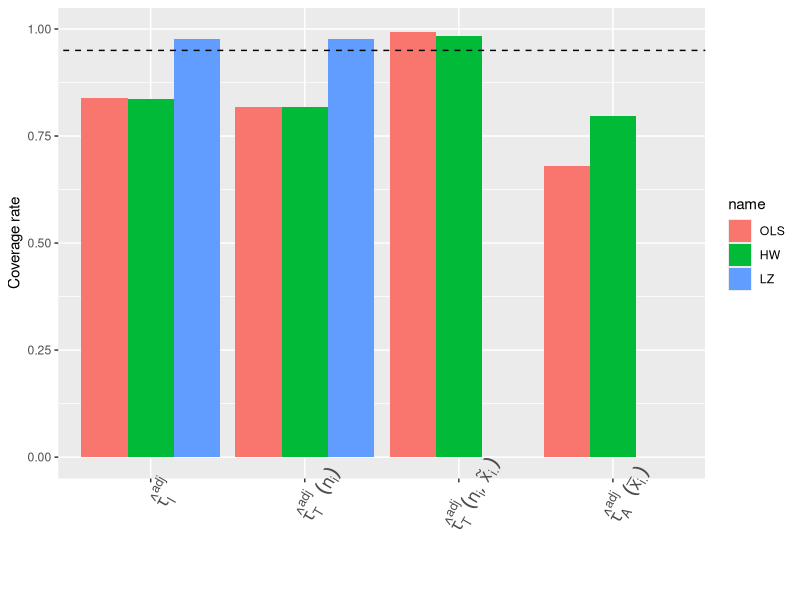

Source code (R):
################Simulation for cluster-randomized experiments###################
############Section 6.1, Comparing estimators and standard errors############### 
library(tidyverse)
library(gee)
library(car)
library(geepack)
library(ggpubr)

set.seed(283)

#Monte Carlo replication times 
replicate = 1000              

#Generating clusters
N0 = 3000
C = 160
nsize = round(runif(C,N0 / C * 0.6, N0 / C * 1.4))
N = sum(nsize)



#Propensity scores for clusters
ec = 0.3                                             

#Define cluster index and potential outcome 
cluster = numeric(N)      
c = 1
for (i in 1:N)
{
  if (i > sum(nsize[1:c])) c = c + 1 
  cluster[i] = c
}

#x : individual level covariate
#Y1 : treatment potential outcome
#Y0 : control potential outcome
x = (cluster / C) + runif(N, -1, 1)    
# Center x at its mean as required in the paper
x = x - mean(x)                                                                  
Y1 = x^3 + 2 * nsize[cluster] / (N / C)+rnorm(N, 0, 1)                                   
Y0 = (cluster / C) + x^2 + rnorm(N, 0, 1)                                              

#Calculate sum to prepare for cluster-total regressions
Ysum1 = numeric(C)
Ysum0 = numeric(C)
xsum = numeric(C)

for (c in 1:C)
{
  Ysum1[c] = sum(Y1[cluster == c])
  Ysum0[c] = sum(Y0[cluster == c])
  xsum[c] = sum(x[cluster == c])
}
#Calculate centered cluster size to prepare for cluster total regressions
nc = nsize - N / C

#Calculate causal effect
causal = mean(Y1-Y0)

#Set variable to store coverage probability for each each estimators and each regression variance estimation
#tauI is individual-level regression, Difference-in-means
#tauIR is individual-level regression adjustment with covariates x_{ij}
#tauIR2 is individual-level regression adjustment with average covariates \bar{x}_{i\cdot}
#tauT is cluster-total regression
#tauTR is cluter-total regression adjustment with cluster size n_{ij} as covariates
#tauTR2 is cluster-total regression adjustment with cluster size n_{ij} and sum of covariates \tilde{x}_{i\cdot}
#tauA is cluster-average regression
#tauA is cluster-average regression with average covariates \bar{x}_{i\cdot}
#tauW is cluster-average regression with weight n_i/N
#tauWR is cluster-average regression with weight n_i/N and average covariates \bar{x}_{i\cdot}
#tauOLS is traditional ANCOVA regression with covariates x_{ij}
#For variance estimation, ols and hw is OLS variance estimator and Huber-White variance estimator
#The first line without additional explanation is variance estimator with theoretical guarentee
#Which is Liang-Zeger for individual-level regression and ols, Huber-White for cluster-total regression
#cluster-average regression, and weighted cluster-average regression
tauIRp=0;tauTR2p=0;tauARp=0;tauOLSp=0
tauIRpols=0;tauTR2pols=0;tauARpols=0;tauOLSpols=0
tauIRphw=0;tauOLSphw=0

#Store the estimators for each Monte Carlo

tauIR=numeric(replicate)
tauTR2=numeric(replicate)
tauAR=numeric(replicate)
tauOLS=numeric(replicate)

#Store the variance estimators for each Monte Carlo
tauIRev=numeric(replicate);   tauIRevols=numeric(replicate);  tauIRevhw=numeric(replicate)
tauTR2ev=numeric(replicate);  tauTR2evols=numeric(replicate)
tauARev=numeric(replicate);   tauARevols=numeric(replicate)
tauOLSev=numeric(replicate);  tauOLSevols=numeric(replicate); tauOLSevhw=numeric(replicate)

Z=numeric(N)
for (i in 1:replicate)
{
  #Generate treatment assignment and observed data
  Zc=numeric(C)
  Z0=sample(C,C*ec,replace=FALSE)
  for (j in 1:(C*ec)) Zc[Z0[j]]=1
  for (j in 1:N) Z[j]=Zc[cluster[j]]
  Y=Z*Y1+(1-Z)*Y0
  Ysum=Zc*Ysum1+(1-Zc)*Ysum0
  #ancova
  dat=data.frame(Y,Z,x,cluster)
  r=geeglm(Y~1+Z+x,id=cluster,corstr="independence",data=dat)
  tauOLS[i]=r$coefficients[2]
  tauOLSev[i]=summary(r)$coefficients[2,2]^2
  r=lm(Y~1+Z+x)
  tauOLSevols[i]=summary(r)$coefficients[2,2]^2  
  tauOLSevhw[i]=hccm(r,type="hc0")[2,2]    
  
  if ((tauOLS[i]-sqrt(tauOLSev[i])*qnorm(0.975)<causal)&(causal<tauOLS[i]+sqrt(tauOLSev[i])*qnorm(0.975))) tauOLSp=tauOLSp+1
  if ((tauOLS[i]-sqrt(tauOLSevols[i])*qnorm(0.975)<causal)&(causal<tauOLS[i]+sqrt(tauOLSevols[i])*qnorm(0.975))) tauOLSpols=tauOLSpols+1
  if ((tauOLS[i]-sqrt(tauOLSevhw[i])*qnorm(0.975)<causal)&(causal<tauOLS[i]+sqrt(tauOLSevhw[i])*qnorm(0.975))) tauOLSphw=tauOLSphw+1
  
  
  #Individual level regression with covariate x_{ij}
  dat=data.frame(Y,Z,x,cluster)
  r=geeglm(Y~1+Z+x+Z*x,id=cluster,corstr="independence",data=dat)
  tauIR[i]=r$coefficients[2]
  tauIRev[i]=(summary(r)$coefficients[2,2])^2
  r=lm(Y~1+Z+x+Z*x)
  tauIRevols[i]=summary(r)$coefficients[2,2]^2  
  tauIRevhw[i]=hccm(r,type="hc0")[2,2]  
  if ((tauIR[i]-sqrt(tauIRev[i])*qnorm(0.975)<causal)&(causal<tauIR[i]+sqrt(tauIRev[i])*qnorm(0.975))) tauIRp=tauIRp+1
  if ((tauIR[i]-sqrt(tauIRevols[i])*qnorm(0.975)<causal)&(causal<tauIR[i]+sqrt(tauIRevols[i])*qnorm(0.975))) tauIRpols=tauIRpols+1
  if ((tauIR[i]-sqrt(tauIRevhw[i])*qnorm(0.975)<causal)&(causal<tauIR[i]+sqrt(tauIRevhw[i])*qnorm(0.975))) tauIRphw=tauIRphw+1
  
  xm=xsum[cluster]/nsize[cluster]
  
  #Cluster total regression with cluster size and additional covariate
  r=lm(Ysum/(N/C)~1+Zc+nc+xsum+Zc*nc+Zc*xsum)   
  tauTR2[i]=r$coefficients[2]
  tauTR2ev[i]=hccm(r,type="hc0")[2,2]
  tauTR2evols[i]=summary(r)$coefficients[2,2]^2  
  if ((tauTR2[i]-sqrt(tauTR2ev[i])*qnorm(0.975)<causal)&(causal<tauTR2[i]+sqrt(tauTR2ev[i])*qnorm(0.975))) tauTR2p=tauTR2p+1
  if ((tauTR2[i]-sqrt(tauTR2evols[i])*qnorm(0.975)<causal)&(causal<tauTR2[i]+sqrt(tauTR2evols[i])*qnorm(0.975))) tauTR2pols=tauTR2pols+1
  
  #Average with additional covariate
  xmeanc=xsum/nsize-mean(xsum/nsize)
  r=lm(Ysum/nsize~1+Zc+xmeanc+Zc*xmeanc)   
  tauAR[i]=r$coefficients[2]
  tauARev[i]=hccm(r,type="hc0")[2,2] 
  tauARevols[i]=summary(r)$coefficients[2,2]^2
  if ((tauAR[i]-sqrt(tauARev[i])*qnorm(0.975)<causal)&(causal<tauAR[i]+sqrt(tauARev[i])*qnorm(0.975))) tauARp=tauARp+1
  if ((tauAR[i]-sqrt(tauARevols[i])*qnorm(0.975)<causal)&(causal<tauAR[i]+sqrt(tauARevols[i])*qnorm(0.975))) tauARpols=tauARpols+1
  
}

#Arrange the data into dataframe

datIR=rbind(mean(tauIR)-causal,sd(tauIR),mean(sqrt(tauIRevols)),mean(sqrt(tauIRevhw)),mean(sqrt(tauIRev)),
            sqrt(mean((tauIR-causal)^2)),tauIRpols,tauIRphw,tauIRp)

datTR2=rbind(mean(tauTR2)-causal,sd(tauTR2),mean(sqrt(tauTR2evols)),mean(sqrt(tauTR2ev)),
             sqrt(mean((tauTR2-causal)^2)),tauTR2pols,tauTR2p)

datAR=rbind(mean(tauAR)-causal,sd(tauAR),mean(sqrt(tauARevols)),mean(sqrt(tauARev)),
            sqrt(mean((tauAR-causal)^2)),tauARpols,tauARp)

datOLS=rbind(mean(tauOLS)-causal,sd(tauOLS),mean(sqrt(tauOLSevols)),mean(sqrt(tauOLSevhw)),mean(sqrt(tauOLSev)),
             sqrt(mean((tauOLS-causal)^2)),tauOLSpols,tauOLSphw,tauOLSp)

mul=100
#First row of output
dat1=round(mul*cbind(datIR,datOLS),2)
#Second row of output
dat2=round(mul*cbind(datTR2,datAR),2)

#Scale the dataframe

dat1[7,]=dat1[7,]/(mul*replicate)
dat1[8,]=dat1[8,]/(mul*replicate)
dat1[9,]=dat1[9,]/(mul*replicate)
dat2[6,]=dat2[6,]/(mul*replicate)
dat2[7,]=dat2[7,]/(mul*replicate)

#Plot the coverage rates
bar_data1 = as.data.frame(t(dat1[7:9,1:2]))
names(bar_data1) <- c("OLS", "HW", "LZ")

bar_data2 = as.data.frame(t(dat2[6:7,1:2]))
bar_data2$LZ <- rep(0, 2)
names(bar_data2) <- c("OLS", "HW", "LZ")

bar_data <- rbind(bar_data1, bar_data2)

bar_data <- rownames_to_column(bar_data, var = "row_name")

bar_data <- bar_data %>% pivot_longer(OLS:LZ) 

bar_data$name <- factor(bar_data$name, 
                        levels = c("OLS","HW", "LZ"))

bar_data$row_name <- factor(bar_data$row_name, 
                            levels = c("1", "2", "3", "4"))

rate <- ggplot(data = bar_data, aes(x = row_name, y = value, fill = name)) + 
  geom_bar(position="dodge", stat = "identity") + ylim(0, 1) + 
  geom_abline(slope = 0, intercept = 0.95, lty = 2) +
  scale_x_discrete(labels = c(expression(hat(tau)[I]^{adj}),
                              expression(hat(tau)[T]^{adj}~(n[i])),
                              expression({hat(tau)[T]^{adj}}(n[i],tilde(x)[i.])),
                              expression(hat(tau)[A]^{adj}~(bar(x)[i.])))) +
  theme(axis.text.x = element_text(angle = 60, size = 13)) + 
  labs(x = "", y = "Coverage rate")

rate
